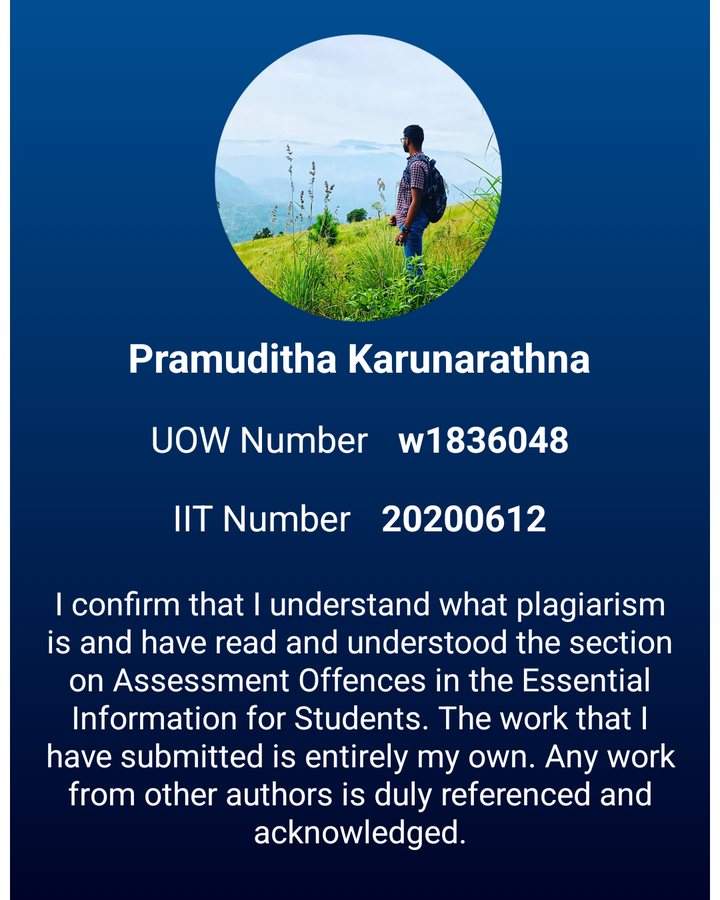
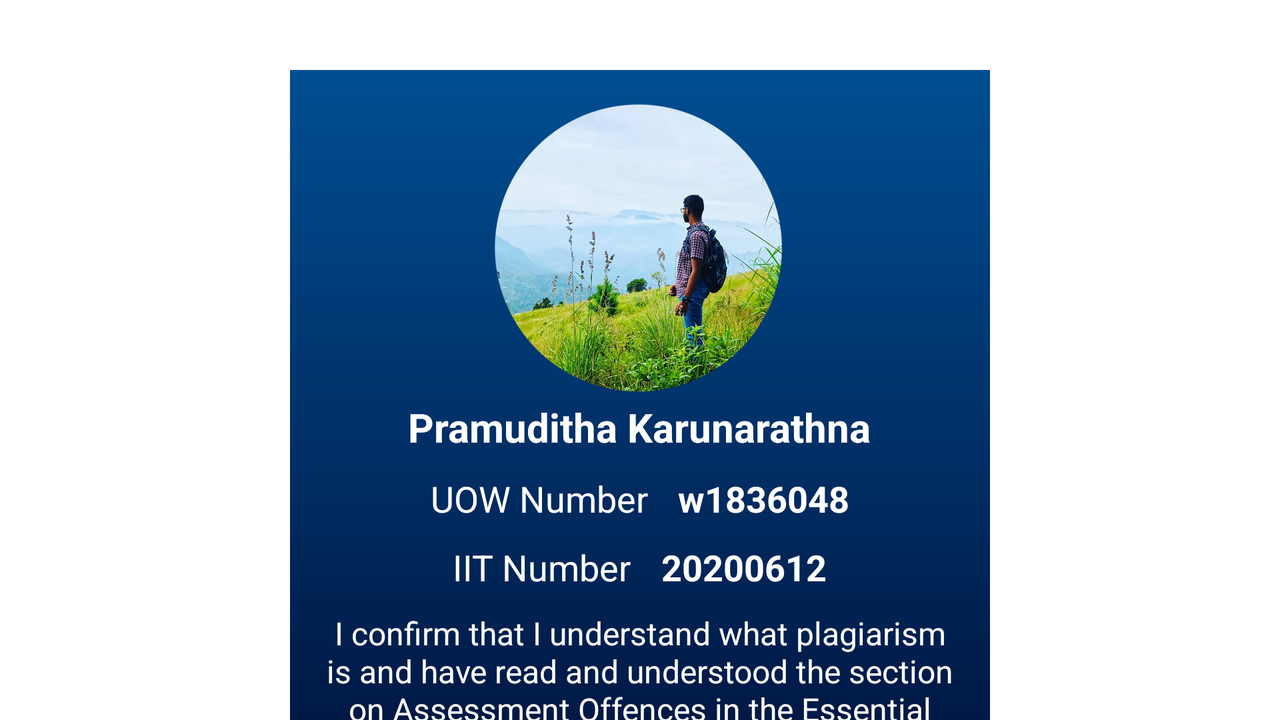

An Android layout and its configuration variant, each rendered on a device that would load it. The default file and the variant file are quoted in full after the pictures.
<!-- AndroidManifest.xml: application theme Theme.ComputationsSkills -->
<!-- res/layout/aboutpopup.xml -->
<?xml version="1.0" encoding="utf-8"?>
<androidx.constraintlayout.widget.ConstraintLayout xmlns:android="http://schemas.android.com/apk/res/android"
    xmlns:tools="http://schemas.android.com/tools"
    android:layout_width="350sp"
    android:layout_height="450sp"
    android:background= "@drawable/gredient_ackground3"
    android:layout_gravity="center">


    <LinearLayout
        android:layout_width="match_parent"
        android:layout_height="wrap_content"
        android:orientation="vertical"
        tools:ignore="MissingConstraints">

        <ImageView
            android:layout_width="150sp"
            android:layout_height="150sp"
            android:src="@drawable/dp"
            android:layout_gravity="center"
            android:layout_marginTop="15sp"
            >
        </ImageView>

        <TextView
            android:layout_width="wrap_content"
            android:layout_height="wrap_content"
            android:text="@string/lblName"
            android:textColor="@color/white"
            android:textStyle="bold"
            android:textSize="20sp"
            android:layout_gravity="center_horizontal">
        </TextView>

        <LinearLayout
            android:layout_width="match_parent"
            android:layout_height="wrap_content"
            android:orientation="horizontal"
            tools:ignore="MissingConstraints"
            android:layout_marginTop="15sp"
            android:gravity="center">
            <TextView
                android:layout_width="wrap_content"
                android:layout_height="wrap_content"
                android:text="@string/uow_number"
                android:textColor="@color/white"
                android:textSize="18sp"
                android:layout_marginEnd="15sp"
                >
            </TextView>
            <TextView
                android:layout_width="wrap_content"
                android:layout_height="wrap_content"
                android:text="@string/uownumber"
                android:textColor="@color/white"
                android:textSize="18sp"
                android:textStyle="bold"
                >
            </TextView>

        </LinearLayout>

        <LinearLayout
            android:layout_width="match_parent"
            android:layout_height="wrap_content"
            android:orientation="horizontal"
            tools:ignore="MissingConstraints"
            android:layout_marginTop="15sp"
            android:gravity="center">
            <TextView
                android:layout_width="wrap_content"
                android:layout_height="wrap_content"
                android:text="@string/iit_number"
                android:textColor="@color/white"
                android:textSize="18sp"
                android:layout_marginEnd="15sp"
                >
            </TextView>
            <TextView
                android:layout_width="wrap_content"
                android:layout_height="wrap_content"
                android:text="@string/_20200612"
                android:textColor="@color/white"
                android:textSize="18sp"
                android:textStyle="bold"
                >
            </TextView>

        </LinearLayout>
        <TextView
            android:layout_width="wrap_content"
            android:layout_height="wrap_content"
            android:text="@string/message"
            android:textColor="@color/white"
            android:textSize="16sp"
            android:layout_marginTop="20sp"
            android:gravity="center"
            android:layout_marginStart="15sp"
            android:layout_marginEnd="15sp"
            android:layout_marginBottom="20sp">

        </TextView>
    </LinearLayout>

</androidx.constraintlayout.widget.ConstraintLayout>
<!-- resources referenced by this layout -->
<resources>
  <color name="white">#FFFFFFFF</color>
  <!-- drawable dp: png bitmap (drawable, 859586 bytes) -->
  <!-- drawable gredient_ackground3 (drawable) -->
  <?xml version="1.0" encoding="utf-8"?>
  <selector xmlns:tools="http://schemas.android.com/tools" xmlns:android="http://schemas.android.com/apk/res/android">
      <item>
          <shape tools:ignore="ExtraText">
              <gradient
                  android:startColor = "#000428"
                  android:endColor="#004e92"
                  android:angle="90"
                  android:type="linear"
                  />
          </shape>
      </item>
  </selector>
  <string name="_20200612">20200612</string>
  <string name="iit_number">IIT Number</string>
  <string name="lblName">Pramuditha Karunarathna</string>
  <string name="message">I confirm that I understand what plagiarism is and have read and understood the section on Assessment Offences in the Essential Information for Students. The work that I have submitted is entirely my own. Any work from other authors is duly referenced and acknowledged.
  </string>
  <string name="uow_number">UOW Number</string>
  <string name="uownumber">w1836048</string>
  <style name="Theme.ComputationsSkills" parent="Theme.MaterialComponents.DayNight.DarkActionBar">
          
          <item name="colorPrimary">@color/purple_500</item>
          <item name="colorPrimaryVariant">@color/purple_700</item>
          <item name="colorOnPrimary">@color/white</item>
          
          <item name="colorSecondary">@color/teal_200</item>
          <item name="colorSecondaryVariant">@color/teal_700</item>
          <item name="colorOnSecondary">@color/black</item>
          
          <item name="android:statusBarColor" tools:targetApi="l">?attr/colorPrimaryVariant</item>
          
      </style>
  <color name="purple_500">#FF6200EE</color>
  <color name="purple_700">#FF3700B3</color>
  <color name="teal_200">#FF03DAC5</color>
  <color name="teal_700">#FF018786</color>
  <color name="black">#FF000000</color>
</resources>
<!-- res/layout-land/aboutpopup.xml (the repository's variant of the layout above) -->
<!-- drawn on the phone turned sideways -->
<?xml version="1.0" encoding="utf-8"?>
<androidx.constraintlayout.widget.ConstraintLayout xmlns:android="http://schemas.android.com/apk/res/android"
    xmlns:app="http://schemas.android.com/apk/res-auto"
    xmlns:tools="http://schemas.android.com/tools"
    android:layout_marginTop="80sp"
    android:layout_width="350sp"
    android:layout_height="450sp"
    android:layout_gravity="center"
    android:background="@drawable/gredient_ackground3">









        <LinearLayout
            android:layout_width="match_parent"
            android:layout_height="wrap_content"
            android:orientation="vertical"
            tools:ignore="MissingConstraints">

            <ImageView
                android:layout_width="150sp"
                android:layout_height="150sp"
                android:layout_gravity="center"
                android:layout_marginTop="15sp"
                android:src="@drawable/dp" />

            <TextView
                android:layout_width="wrap_content"
                android:layout_height="wrap_content"
                android:layout_gravity="center_horizontal"
                android:text="@string/lblName"
                android:textColor="@color/white"
                android:textSize="20sp"
                android:textStyle="bold" />

            <LinearLayout
                android:layout_width="match_parent"
                android:layout_height="wrap_content"
                android:layout_marginTop="10sp"
                android:gravity="center"
                android:orientation="horizontal">

                <TextView
                    android:layout_width="wrap_content"
                    android:layout_height="wrap_content"
                    android:layout_marginEnd="15sp"
                    android:text="@string/uow_number"
                    android:textColor="@color/white"
                    android:textSize="18sp" />

                <TextView
                    android:layout_width="wrap_content"
                    android:layout_height="wrap_content"
                    android:text="@string/uownumber"
                    android:textColor="@color/white"
                    android:textSize="18sp"
                    android:textStyle="bold" />

            </LinearLayout>

            <LinearLayout
                android:layout_width="match_parent"
                android:layout_height="wrap_content"
                android:layout_marginTop="10sp"
                android:layout_marginBottom="10sp"
                android:gravity="center"
                android:orientation="horizontal">

                <TextView
                    android:layout_width="wrap_content"
                    android:layout_height="wrap_content"
                    android:layout_marginEnd="15sp"
                    android:text="@string/iit_number"
                    android:textColor="@color/white"
                    android:textSize="18sp" />

                <TextView
                    android:layout_width="wrap_content"
                    android:layout_height="wrap_content"
                    android:text="@string/_20200612"
                    android:textColor="@color/white"
                    android:textSize="18sp"
                    android:textStyle="bold" />

            </LinearLayout>

            <ScrollView
                android:layout_height="wrap_content"
                android:layout_width="wrap_content">
                <TextView
                    android:layout_width="wrap_content"
                    android:layout_height="250sp"
                    android:layout_marginStart="15sp"
                    android:layout_marginEnd="15sp"
                    android:layout_marginBottom="20sp"
                    android:gravity="center"
                    android:text="@string/message"
                    android:textColor="@color/white"
                    android:textSize="16sp">
                </TextView>
            </ScrollView>
        </LinearLayout>


</androidx.constraintlayout.widget.ConstraintLayout>
